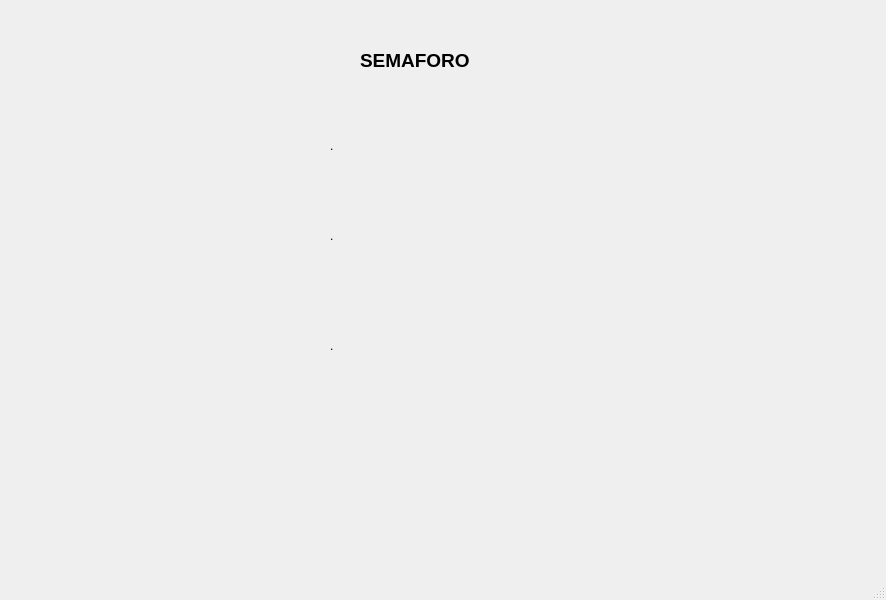
<?xml version="1.0" encoding="UTF-8"?>
<ui version="4.0">
 <class>MainWindow</class>
 <widget class="QMainWindow" name="MainWindow">
  <property name="geometry">
   <rect>
    <x>0</x>
    <y>0</y>
    <width>886</width>
    <height>600</height>
   </rect>
  </property>
  <property name="windowTitle">
   <string>MainWindow</string>
  </property>
  <widget class="QWidget" name="centralwidget">
   <widget class="QLabel" name="label">
    <property name="geometry">
     <rect>
      <x>360</x>
      <y>40</y>
      <width>211</width>
      <height>41</height>
     </rect>
    </property>
    <property name="font">
     <font>
      <pointsize>14</pointsize>
      <weight>75</weight>
      <bold>true</bold>
     </font>
    </property>
    <property name="text">
     <string>SEMAFORO</string>
    </property>
   </widget>
   <widget class="QLabel" name="luz_roja">
    <property name="geometry">
     <rect>
      <x>330</x>
      <y>110</y>
      <width>171</width>
      <height>71</height>
     </rect>
    </property>
    <property name="text">
     <string>.</string>
    </property>
   </widget>
   <widget class="QLabel" name="luz_amarilla">
    <property name="geometry">
     <rect>
      <x>330</x>
      <y>200</y>
      <width>171</width>
      <height>71</height>
     </rect>
    </property>
    <property name="text">
     <string>.</string>
    </property>
   </widget>
   <widget class="QLabel" name="luz_verde">
    <property name="geometry">
     <rect>
      <x>330</x>
      <y>310</y>
      <width>171</width>
      <height>71</height>
     </rect>
    </property>
    <property name="text">
     <string>.</string>
    </property>
   </widget>
   <widget class="QLabel" name="label_2">
    <property name="geometry">
     <rect>
      <x>20</x>
      <y>20</y>
      <width>181</width>
      <height>71</height>
     </rect>
    </property>
    <property name="text">
     <string/>
    </property>
    <property name="pixmap">
     <pixmap resource="../../archivos/recursos.qrc">:/Logos/escudo_imagotipoUAT.png</pixmap>
    </property>
    <property name="scaledContents">
     <bool>true</bool>
    </property>
   </widget>
   <widget class="QLabel" name="label_3">
    <property name="geometry">
     <rect>
      <x>720</x>
      <y>10</y>
      <width>161</width>
      <height>121</height>
     </rect>
    </property>
    <property name="text">
     <string/>
    </property>
    <property name="pixmap">
     <pixmap resource="../../archivos/recursos.qrc">:/Logos/fians.png</pixmap>
    </property>
    <property name="scaledContents">
     <bool>true</bool>
    </property>
   </widget>
   <widget class="QLabel" name="label_4">
    <property name="geometry">
     <rect>
      <x>760</x>
      <y>450</y>
      <width>121</width>
      <height>101</height>
     </rect>
    </property>
    <property name="text">
     <string/>
    </property>
    <property name="pixmap">
     <pixmap resource="../../archivos/recursos.qrc">:/Logos/56f38-batman-logo-png-transparent-free.png</pixmap>
    </property>
    <property name="scaledContents">
     <bool>true</bool>
    </property>
   </widget>
  </widget>
  <widget class="QMenuBar" name="menubar">
   <property name="geometry">
    <rect>
     <x>0</x>
     <y>0</y>
     <width>886</width>
     <height>21</height>
    </rect>
   </property>
  </widget>
  <widget class="QStatusBar" name="statusbar"/>
 </widget>
 <resources>
  <include location="../../archivos/recursos.qrc"/>
 </resources>
 <connections/>
</ui>
